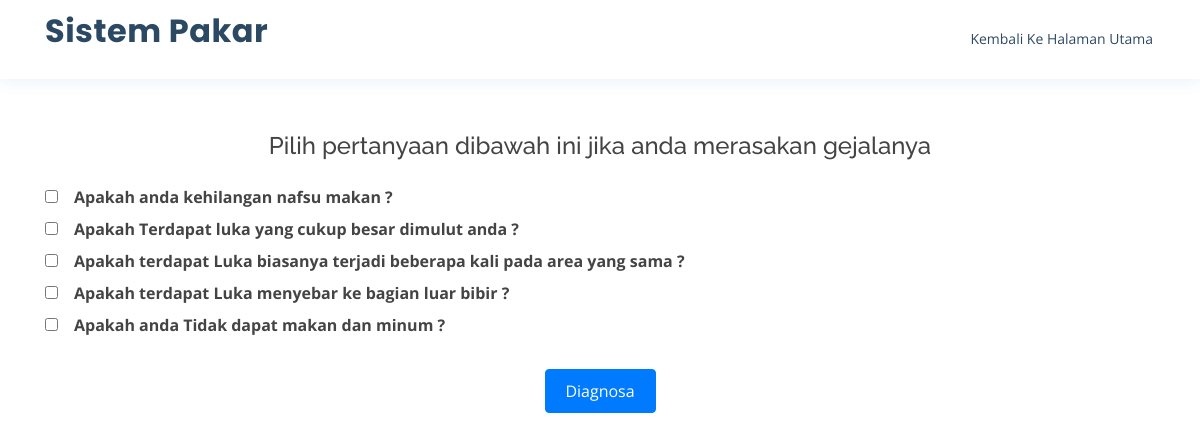
Page /diagnose.php?kode=PD04 on the committed database.
### tables this page shows
CREATE TABLE `tb_pertanyaan` (
  `kode_pertanyaan` varchar(50) NOT NULL,
  `isi_pertanyaan` varchar(250) NOT NULL,
  `id` int(11) NOT NULL
);

### diagnose.php (the view, shortened to what this page needs)
<?php include("header.php") ?>
<header id="header" class="fixed-top">
  <div class="container d-flex ">
    <h1 class="logo mr-auto"><a href="index.php">Sistem Pakar</a></h1>
    <nav class="nav-menu d-none d-lg-block">
      <ul>
        <li><a href="reset_datadiri.php">Kembali Ke Halaman Utama</a></li>
      </ul>
    </nav>
  </div>
</header>
<main>
  <section id="services" class="services ">
    <div class="container">
      <div class="section-title mt-4">
        <?php
        include('functions/conn.php');
        $kode = 'GD01&GD02';
        if (isset($_GET['kode'])) {
          $kode = $_GET['kode'];
        }
        ?>
        <?php if (isset($_GET['kode']) && !isset($_GET['kesimpulan'])) : ?>
          <h4 class="mb-4">Pilih pertanyaan dibawah ini jika anda merasakan gejalanya </h4>
          <?php echo "<form action='diagnose.php?kesimpulan&kode=" . $kode . "'" . "method='post'>" ?>
          <?php
          $query = "SELECT * from tb_pertanyaan WHERE kode_pertanyaan='$kode'";
          $getAllData = mysqli_query($connect, $query);
          while ($datas = mysqli_fetch_array($getAllData)) {
            echo "<div class='checkbox text-left'> <label><input type='checkbox' name='check_list[]' value='" . $datas['isi_pertanyaan'] .  "'" . ">" . '<strong class="ml-3">' . $datas['isi_pertanyaan'] . '</strong>' . "</label></div>";
          }
          ?>
          <input type="submit" name="submit" value="Diagnosa" class="btn btn-primary mt-4" style="min-width: 44px; min-height:44px; width:10%;" />
          </form>
        <?php endif; ?>
      </div>
  </section>
</main>
<?php include("footer.php") ?>

### assets/css/style.css (style rules this page uses)
a { color: #1977cc; }
h1, h2, h3, h4, h5, h6 { font-family: "Raleway", sans-serif; }
#header { background: #fff; transition: all 0.5s; z-index: 997; padding: 15px 0; top: 0; box-shadow: 0px 2px 15px rgba(25, 119, 204, 0.1); }
#header .logo { font-size: 32px; margin: 0; padding: 0; line-height: 1; font-weight: 700; letter-spacing: 0.5px; font-family: "Poppins", sans-serif; }
#header .logo a { color: #2c4964; }
.nav-menu ul { margin: 0; padding: 0; list-style: none; }
.nav-menu>ul { display: flex; }
.nav-menu>ul>li { position: relative; white-space: nowrap; padding: 8px 0 8px 20px; }
.nav-menu a { display: block; position: relative; color: #2c4964; transition: 0.3s; font-size: 14px; font-family: "Open Sans", sans-serif; padding: 5px 2px; border-bottom: 2px solid #fff; }
.mobile-nav { position: fixed; top: 55px; right: 15px; bottom: 15px; left: 15px; z-index: 9999; overflow-y: auto; background: #fff; transition: ease-in-out 0.2s; opacity: 0; visibility: hidden; border-radius: 10px; padding: 10px 0; }
.mobile-nav * { margin: 0; padding: 0; list-style: none; }
.mobile-nav a { display: block; position: relative; color: #2c4964; padding: 10px 20px; font-weight: 500; outline: none; }
section { padding: 60px 0; overflow: hidden; }
.section-title { text-align: center; padding-bottom: 30px; }

### rows in the picture
tb_pertanyaan: isi_pertanyaan "Apakah anda kehilangan nafsu makan ?"
tb_pertanyaan: isi_pertanyaan "Apakah Terdapat luka yang cukup besar dimulut anda ?"
tb_pertanyaan: isi_pertanyaan "Apakah terdapat Luka biasanya terjadi beberapa kali pada area yang sama ?"
tb_pertanyaan: isi_pertanyaan "Apakah terdapat Luka menyebar ke bagian luar bibir ?"
tb_pertanyaan: isi_pertanyaan "Apakah anda Tidak dapat makan dan minum ?"
